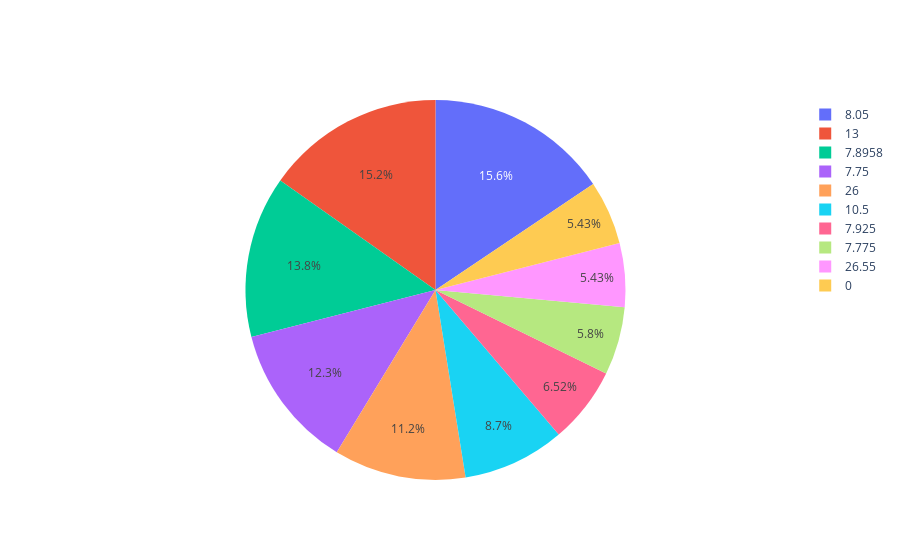

Notebook code cell kept with this figure:
### Code cell
trace = go.Pie(labels = list(price.index), values = list(price.values))
data = [trace]
fig = go.Figure(data = data)
py.iplot(fig)

### Figure 1 — Plotly figure (JSON) as saved in the notebook; plotly's stock layout.template omitted (floating-point values rounded to 4 significant figures)
{"data": [{"labels": [8.05, 13, 7.896, 7.75, 26, 10.5, 7.925, 7.775, 26.55, 0], "type": "pie", "values": [43, 42, 38, 34, 31, 24, 18, 16, 15, 15]}], "layout": {}}
